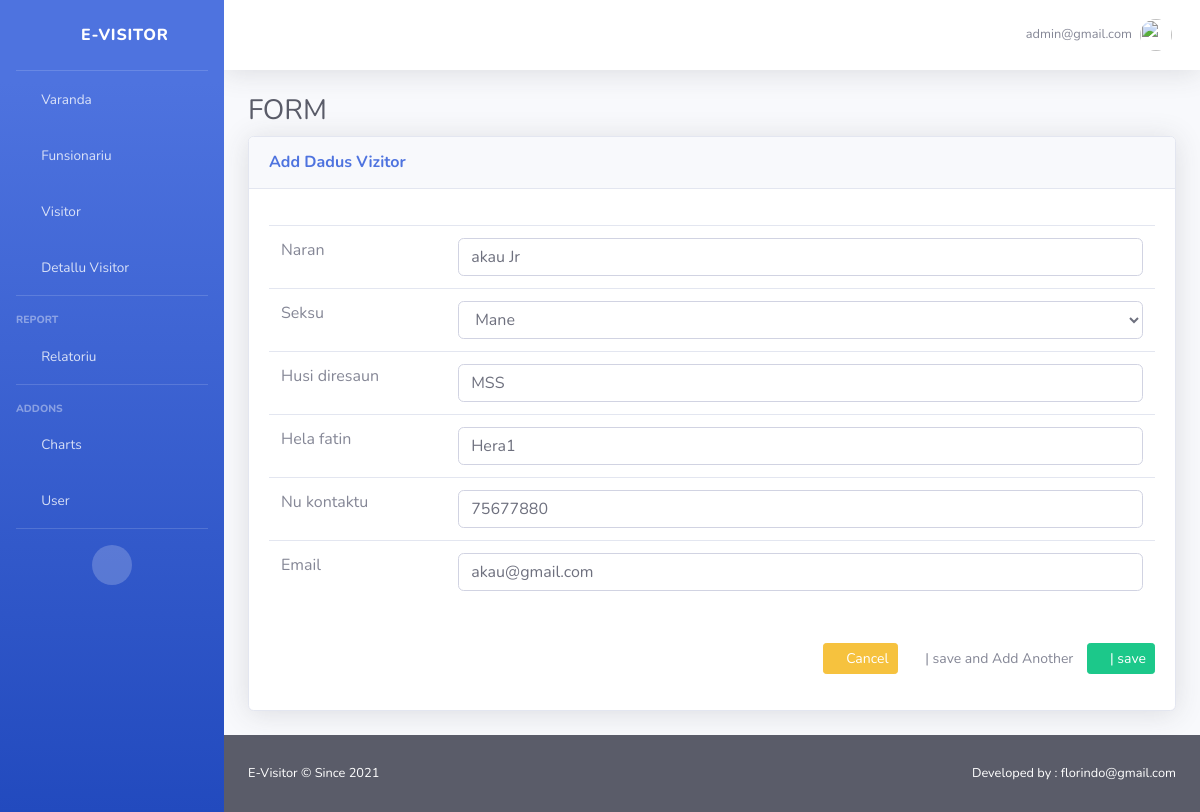
Page /update_visitor/3 (signed in) on the committed database.
### user/models.py (models this page shows)
class User(AbstractUser):
	is_visitor = models.BooleanField(default=False)
	is_recepcionist = models.BooleanField(default=False)
	is_funsionariu = models.BooleanField(default=False)

### admin1/models.py (models this page shows, shortened)
class Visitor(models.Model):
	SEKSU = (
			('Mane', 'Mane'),
			('Feto', 'Feto'),
			)
	naran = models.CharField(max_length=200,null=True)
	seksu = models.CharField(max_length=200,null=True,choices=SEKSU)
	husi_diresaun = models.CharField(max_length=200,null=True)
	hela_fatin = models.CharField(max_length=200,null=True)
	nu_kontaktu = models.CharField(max_length=200,null=True)
	email = models.EmailField(max_length=200,null=True)
	user = models.ForeignKey(User, on_delete=models.CASCADE, null=True)

### admin1/views.py (the view)
# urls.py: path('update_visitor/<str:id>', updatevisitor, name="update_visitor"),
@login_required
def updatevisitor(request, id):
	visitor= Visitor.objects.get(id=id)
	form = VisitorForm(instance=visitor)
	if request.method == 'POST':
		form = VisitorForm(request.POST, instance=visitor)
		if form.is_valid():
			form.save()
			return redirect('visitor')
	data = {
		'form':form,
		'title':"Formulariu Update Visitor",
	}
	return render(request, 'addvisitor.html',data)

### admin1/forms.py
class VisitorForm(forms.ModelForm):
	class Meta:
		model = Visitor
		fields = ['naran','seksu','husi_diresaun','hela_fatin','nu_kontaktu','email']

### admin1/templates/addvisitor.html (shortened to what this page needs)
{% extends 'main/base.html' %}
{% load static %}
{% load widget_tweaks %}
{% block content %}
				<div class="container-fluid">
                    <h1 class="h3 mb-2 text-gray-800">FORM</h1>
                   <div class="card shadow mb-4">
                        <div class="card-header py-3">
                            <h6 class="m-0 font-weight-bold text-primary">Add Dadus Vizitor</h6>
                        </div>
                        <div class="card-body">
                            <form method="POST" action="" novalidate>
                                <table class="table table-hover">
                                {% for field in form %}
                                    <tr>
                                        <div class="form-group">
                                            <td width="20%"><label for="{{ field.id_for_label }}">{{field.label}}</label></td>
                                            <td width="80%">{{field|add_class:'form-control'}}</td>
                                        </div>
                                    </tr>
                                {% endfor %}
                                </table>
                                <br>
                                <div class="form-group text-right">
                                    <button class="btn btn-sm btn-warning" onclick=self.history.back()>
                                        <span class="fa fa-angle-left"></span> Cancel
                                    </button>
                                    <button type="submit" name="save_and_add_another" class="btn btn-sm btn-default">
                                        <span class="fa fa-save"></span> | save and Add Another
                                    </button>
                                    <button type="submit" name="save" class="btn btn-sm btn-success">
                                        <span class="fa fa-save"></span> | save
                                    </button>
                                </div>
                            </form>
                        </div>
                    </div>
                </div>
{% endblock %}

### admin1/templates/main/topbar.html (shortened to what this page needs)
{% load static %}
<nav class="navbar navbar-expand navbar-light bg-white topbar mb-4 static-top shadow">
                    <ul class="navbar-nav ml-auto">
                        <li class="nav-item dropdown no-arrow">
                            <a class="nav-link dropdown-toggle" href="#" id="userDropdown" role="button"
                                data-toggle="dropdown" aria-haspopup="true" aria-expanded="false">
                                <span class="mr-2 d-none d-lg-inline text-gray-600 small">{{request.user.email}}</span>
                                <img class="img-profile rounded-circle"
                                    src=" {% static 'img/undraw_profile.svg' %}">
                            </a>
                        </li>
                    </ul>
                </nav>

### rows in the picture
User: user.email "admin@gmail.com"
Visitor: form "akau Jr" "Mane" "MSS" "Hera1" "75677880" "akau@gmail.com"

### other values in the picture
{{ field.label }} "Naran" "Seksu" "Husi diresaun" "Hela fatin" "Nu kontaktu" "Email"
